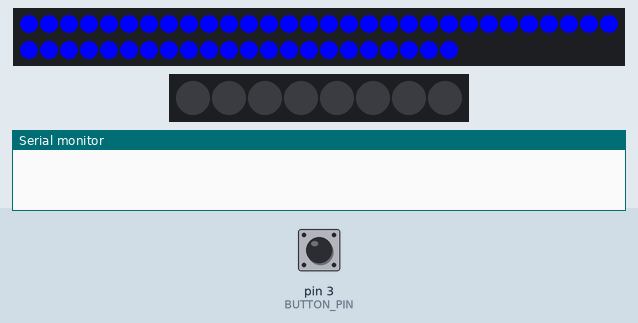
Bench run of a sketch on a simulated Arduino Uno, built with avr-gcc and run on an emulated ATmega328P. On the bench: 52 RGB LEDs in strip order, left to right, continuing on the next row, 8 RGB LEDs in strip order, left to right, the last lines printed to the serial monitor. Inputs (shaded band) come from the test bench; at power-on: pin 3 (BUTTON_PIN) HIGH. Dim RGB values are drawn brighter than linear.

Above: at 1.1 s.
2.8 s: pin 3 (BUTTON_PIN) pulled LOW for 0.15 s
At 3.6 s:
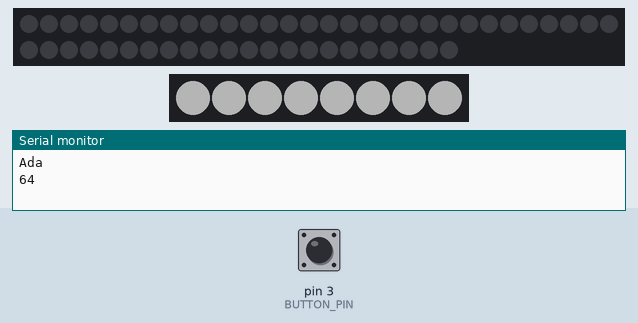
4.5 s: pin 3 (BUTTON_PIN) pulled LOW for 1 s
At 6.1 s:
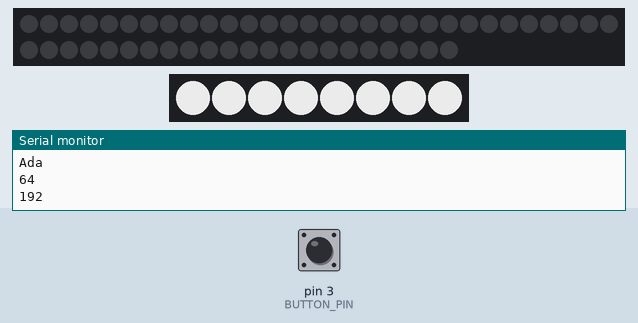
7.0 s: pin 3 (BUTTON_PIN) pulled LOW for 3.2 s
At 10.9 s:
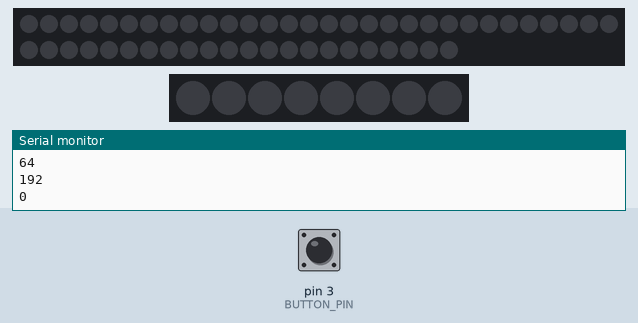
Timing chart, 0 to 12.4 s (numbered marks = the images above; inputs shaded):
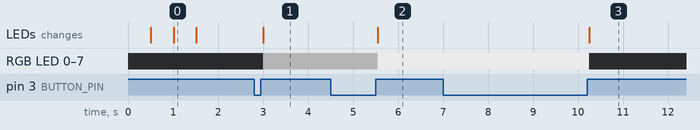

Measured:
- after the input at 2.8 s, RGB LED 0–7: off → RGB(64, 64, 64) after 0.20 s; the LEDs: change after 0.20 s (image 1)
- after the input at 4.5 s, RGB LED 0–7: RGB(64, 64, 64) → RGB(192, 192, 192) after 1.1 s; the LEDs: change after 1.1 s (image 2)
- after the input at 7.0 s, RGB LED 0–7: RGB(192, 192, 192) → off after 3.3 s; the LEDs: change after 3.3 s (image 3)
- what the display in image 0 shows lasts 0.5 s, from 1.0 s to 1.5 s

The sketch:

0_AmbientLight.ino
```cpp
#include <Adafruit_NeoPixel.h>

#define NUM_LEDS_1 52
#define DATA_PIN_1 6
#define NUM_LEDS_2 8
#define DATA_PIN_2 5
#define BUTTON_PIN 3 // Pin digitale collegato al pulsante

// Baudrate, higher rate allows faster refresh rate and more LEDs (defined in /etc/boblight.conf)
#define serialRate 115200

// Delay for debouncing in milliseconds
#define DEBOUNCE_DELAY 50


// Initialise LED-array
Adafruit_NeoPixel strip2 = Adafruit_NeoPixel(NUM_LEDS_2, DATA_PIN_2, NEO_GRB + NEO_KHZ800);


 // The last time the output pin was toggled
unsigned long lastDebounceTime = 0;
 // The previous reading from the input pin
int lastButtonState = HIGH;
 // The current reading from the input pin
int buttonState = HIGH;
 // Livelli di luminosità: spento, 25%, 75%
int brightnessLevels[] = {0, 64, 192};
// Livello di luminosità corrente
int currentLevel = 0;

unsigned long previousMillis = 0; // Memorizza l'ultimo tempo in cui il LED è stato aggiornato
const long interval = 1000; // Intervallo di lampeggio (in millisecondi)


uint8_t prefix[] = {'A', 'd', 'a'};
uint8_t hi, lo, chk, i;
Adafruit_NeoPixel strip1 = Adafruit_NeoPixel(NUM_LEDS_1, DATA_PIN_1, NEO_GRB + NEO_KHZ800);


enum State {
  WAITING_FOR_MAGIC_WORD,
  READING_HEADER,
  READING_DATA
};


State currentState = WAITING_FOR_MAGIC_WORD;
uint8_t dataBuffer[NUM_LEDS_1 * 3];
uint8_t dataIndex = 0;

void setup() {
  strip1.begin();
  strip1.show();

  strip1.fill(strip1.Color(255, 0, 0), 0, NUM_LEDS_1);
  strip1.show();
  delay(500);
  strip1.fill(strip1.Color(0, 255, 0), 0, NUM_LEDS_1);
  strip1.show();
  delay(500);
  strip1.fill(strip1.Color(0, 0, 255), 0, NUM_LEDS_1);
  strip1.show();
  delay(500);
  strip1.fill(strip1.Color(0, 0, 0), 0, NUM_LEDS_1);
  strip1.show();

  Serial.begin(serialRate);


  pinMode(BUTTON_PIN, INPUT); // Configura il pin del pulsante come input con pull-up interno
  strip2.begin();
  //setStripBrightness(brightnessLevels[currentLevel]);
  strip2.show(); // Inizializza tutti i pixel a 'off'


  Serial.print("Ada\n");
}

void loop() {
  if (Serial.available()) {
    switch (currentState) {
      case WAITING_FOR_MAGIC_WORD:
        if (Serial.read() == prefix[i]) {
          i++;
          if (i == sizeof(prefix)) {
            currentState = READING_HEADER;
            i = 0;
          }
        } else {
          i = 0;
        }
        break;

      case READING_HEADER:
        if (Serial.available() >= 3) {
          hi = Serial.read();
          lo = Serial.read();
          chk = Serial.read();
          if (chk == (hi ^ lo ^ 0x55)) {
            currentState = READING_DATA;
            dataIndex = 0;
          } else {
            currentState = WAITING_FOR_MAGIC_WORD;
          }
        }
        break;

      case READING_DATA:
        if (Serial.available() >= 3) {
          dataBuffer[dataIndex++] = Serial.read();
          dataBuffer[dataIndex++] = Serial.read();
          dataBuffer[dataIndex++] = Serial.read();
          if (dataIndex >= sizeof(dataBuffer)) {
            for (uint8_t j = 0; j < NUM_LEDS_1; j++) {
              strip1.setPixelColor(j, strip1.Color(dataBuffer[j * 3], dataBuffer[j * 3 + 1], dataBuffer[j * 3 + 2]));
            }
            strip1.show();
            currentState = WAITING_FOR_MAGIC_WORD;
          }
        }
        break;
    }
  }

  // Read the state of the switch into a local variable:
  int reading = digitalRead(BUTTON_PIN);
  // Check if the button state has changed
  if (reading != lastButtonState) {
    // Reset the debouncing timer
    lastDebounceTime = millis();
  }
  if ((millis() - lastDebounceTime) > DEBOUNCE_DELAY) {
    // Whatever the reading is at, it's been there for longer than the debounce delay
    // so take it as the actual current state:
    if (reading != buttonState) {
      buttonState = reading;
      // Only toggle the LED if the new button state is LOW
      if (buttonState == HIGH) {
        currentLevel++;
        currentLevel = (currentLevel > 2) ? 0 : currentLevel;
      setStripBrightness(&strip2, brightnessLevels[currentLevel]);
      }
    }
  }
  // Save the reading. Next time through the loop, it'll be the lastButtonState:
  lastButtonState = reading;


}


void setStripBrightness(Adafruit_NeoPixel* strip, int brightness) {
  Serial.println(brightness);
  for(int i = 0; i < strip->numPixels(); i++) {
    strip->setPixelColor(i, strip->Color(brightness, brightness, brightness)); // Imposta il colore bianco con la luminosità desiderata
  }
  strip->show(); // Aggiorna la striscia LED
}
```
